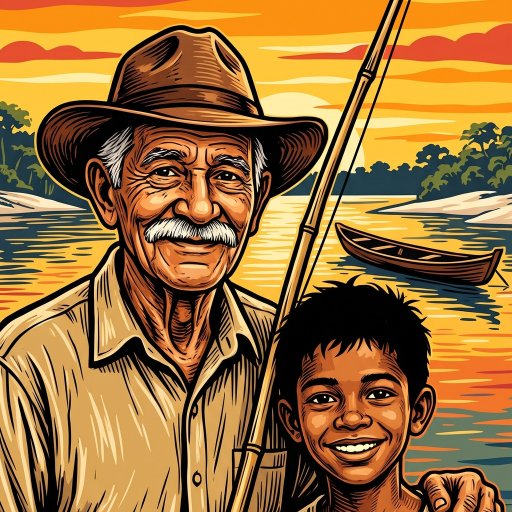
#> input picture robo-pescador/midia/retratos/vo_e_lucas/base.jpg, 1024 x 1024 px (shown at 1/2 size)
$ python -i estilo.py   (imports and definitions only)
#> lines starting #> are read from the running program, lines starting #| are printed output that depends on the picture; after the words box and inside, x2 and y2 are one past the last pixel; in counts of white or black regions, pixels touching at a corner belong together
"""Filtro de xilogravura de cordel, feito no próprio computador.

Pega qualquer imagem (de qualquer gerador) e deixa com cara de gravura
impressa: poucas cores chapadas da paleta da série, contornos pretos grossos
e textura de papel/madeira. Assim todos os vídeos têm o mesmo estilo, mesmo
quando o gerador grátis devolve algo com cara de foto.
"""
from __future__ import annotations

from pathlib import Path

import cv2
import numpy as np

# Paleta da série, do escuro para o claro (RGB)
PALETA = [
    (17, 12, 14),      # preto de tinta
    (75, 31, 79),      # roxo-açaí
    (31, 59, 42),      # verde-mata
    (107, 68, 35),     # marrom-rio
    (179, 38, 30),     # vermelho-urucum
    (232, 184, 40),    # amarelo-lamparina
    (239, 230, 210),   # papel
]


def _cor_mais_proxima(img: np.ndarray, paleta: np.ndarray) -> np.ndarray:
    """Troca cada pixel pela cor da paleta mais parecida (em espaço Lab)."""
    peso = np.array([2.0, 1.0, 1.0], dtype=np.float32)   # luminosidade pesa mais: desenho legível
    lab = cv2.cvtColor(img, cv2.COLOR_RGB2LAB).reshape(-1, 3).astype(np.float32) * peso
    pal_lab = cv2.cvtColor(paleta.reshape(1, -1, 3), cv2.COLOR_RGB2LAB).reshape(-1, 3).astype(np.float32) * peso
    melhor = np.full(lab.shape[0], np.inf, dtype=np.float32)
    idx = np.zeros(lab.shape[0], dtype=np.uint8)
    for i, cor in enumerate(pal_lab):                    # uma cor por vez: usa pouca memória
        d = ((lab - cor) ** 2).sum(axis=1)
        menor = d < melhor
        melhor[menor] = d[menor]
        idx[menor] = i
    return paleta[idx].reshape(img.shape)


def _textura(altura: int, largura: int, semente: int = 7) -> np.ndarray:
    """Veios de madeira na horizontal + granulado de papel, valores perto de 1."""
    rng = np.random.default_rng(semente)
    veios = rng.normal(0, 1, (altura, 1)).astype(np.float32)
    veios = cv2.GaussianBlur(veios, (1, 0), sigmaX=0, sigmaY=3)
    veios = np.repeat(veios, largura, axis=1)
    ondas = cv2.GaussianBlur(rng.normal(0, 1, (altura // 8, largura // 8)).astype(np.float32), (0, 0), 3)
    ondas = cv2.resize(ondas, (largura, altura))
    grao = rng.normal(0, 1, (altura, largura)).astype(np.float32)
    tex = 1 + 0.035 * veios + 0.03 * ondas + 0.025 * grao
    return np.clip(tex, 0.85, 1.1)[..., None]


def aplicar_xilogravura(origem: Path, destino: Path, forca_linhas: int = 9) -> Path:
    """Aplica o estilo da série numa imagem e salva em `destino` (pode ser o mesmo arquivo)."""
#> called with origem = '../../midia/retratos/vo_e_lucas/base.jpg', destino = 'out.png', forca_linhas = 9
    bgr = cv2.imread(str(origem))
#> bgr is the input picture: shape (1024, 1024, 3); mean B, G, R 56.4, 111.3, 153.8
    if bgr is None:
        raise ValueError(f"Não consegui abrir a imagem {origem}")
    rgb = cv2.cvtColor(bgr, cv2.COLOR_BGR2RGB)
    altura, largura = rgb.shape[:2]
#> altura = 1024; largura = 1024

    # 1) tira o "jeito de foto": alisa as áreas mantendo as bordas.
    #    Feito em meia resolução (4x mais rápido); as cores chapadas não perdem nada com isso.
    pequeno = cv2.resize(rgb, (largura // 2, altura // 2), interpolation=cv2.INTER_AREA)
    for _ in range(2):
        pequeno = cv2.bilateralFilter(pequeno, 7, 60, 60)
    pequeno = cv2.convertScaleAbs(pequeno, alpha=1.25, beta=-15)  # mais contraste
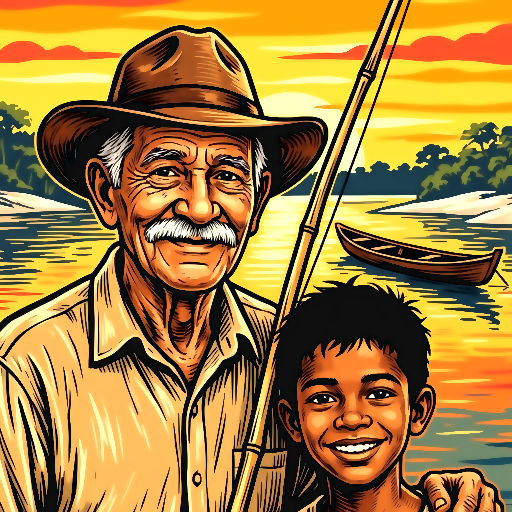
#> pequeno: shape (512, 512, 3); mean R, G, B 165.6, 127.2, 59.9

    # 2) cores chapadas da paleta
    paleta = np.array(PALETA, dtype=np.uint8)
    chapado = _cor_mais_proxima(pequeno, paleta)
#> in _cor_mais_proxima, `return paleta[idx].reshape(img.shape)`:
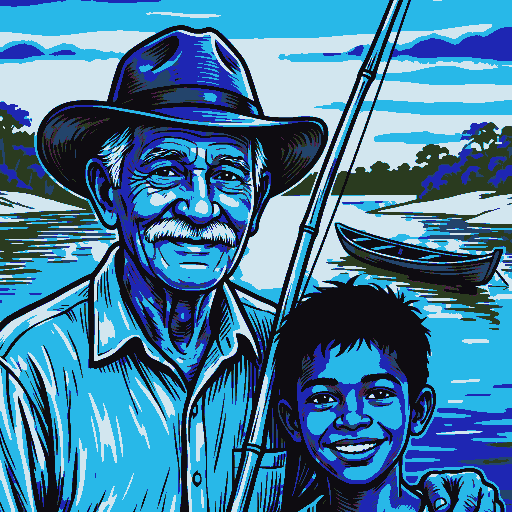
#> returned value: shape (512, 512, 3); mean of channels 0, 1, 2 158, 123, 67; drawn as B, G, R
    chapado = cv2.medianBlur(chapado, 3)                        # limpa pontinhos soltos
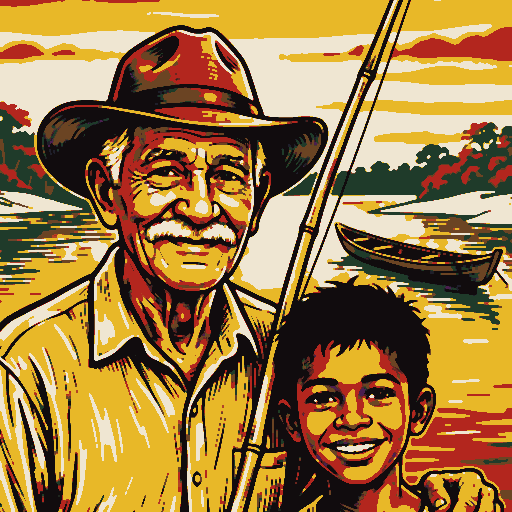
#> chapado: shape (512, 512, 3); mean R, G, B 158.6, 122.7, 65.9
    chapado = cv2.resize(chapado, (largura, altura), interpolation=cv2.INTER_NEAREST)
#> chapado: shape (1024, 1024, 3)

    # 3) contornos pretos grossos, como entalhe na madeira
    cinza = cv2.cvtColor(rgb, cv2.COLOR_RGB2GRAY)
    cinza = cv2.medianBlur(cinza, 7)
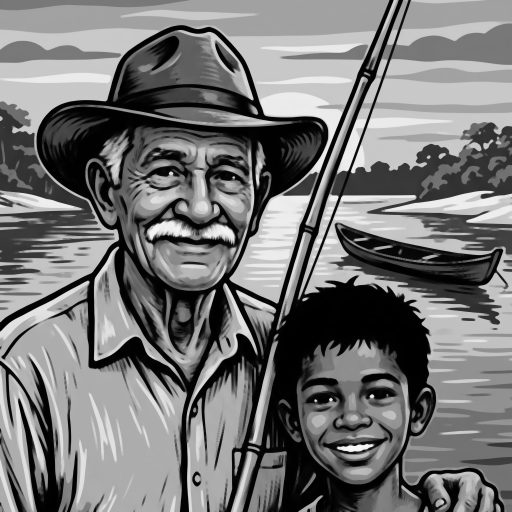
#> cinza: shape (1024, 1024) (shown at 1/2 size); min 0, max 248, mean 117.7
    linhas = cv2.adaptiveThreshold(cinza, 255, cv2.ADAPTIVE_THRESH_MEAN_C,
                                   cv2.THRESH_BINARY, forca_linhas * 2 + 1, 5)
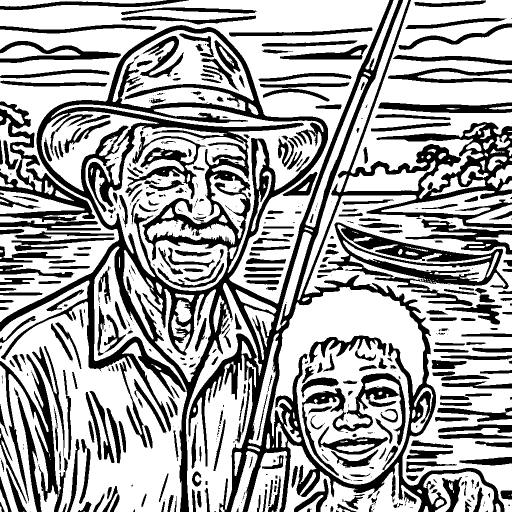
#> linhas: shape (1024, 1024) (shown at 1/2 size); 64.9% white; 589 black regions (239 under 20 px), largest, box (x1, y1, x2, y2) and area: (0, 0, 1024, 1024) 167078, (636, 445, 1018, 612) 17282, (0, 203, 190, 444) 10174
    linhas = cv2.erode(linhas, np.ones((2, 2), np.uint8))      # engrossa o traço
#> linhas: shape (1024, 1024); 58.8% white; 435 black regions (99 under 20 px), largest, box (x1, y1, x2, y2) and area: (0, 0, 1024, 1024) 203244, (636, 445, 1019, 613) 20051, (0, 203, 203, 462) 14199
    mascara = (linhas < 128)[..., None]
    gravura = np.where(mascara, np.array(PALETA[0], dtype=np.uint8), chapado)
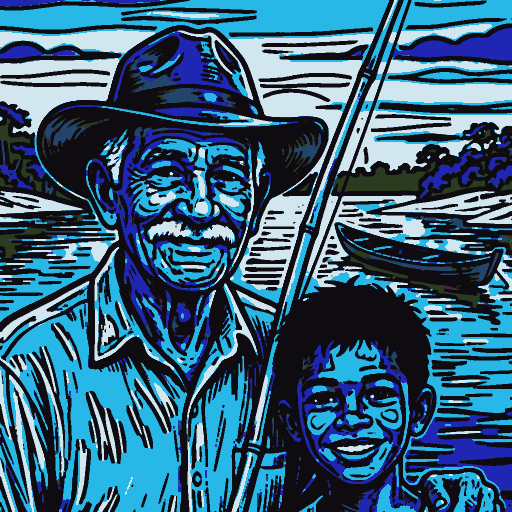
#> gravura: shape (1024, 1024, 3) (shown at 1/2 size); mean of channels 0, 1, 2 122.5, 95.7, 55; drawn as B, G, R

    # 4) textura de papel e madeira
    final = np.clip(gravura.astype(np.float32) * _textura(altura, largura), 0, 255).astype(np.uint8)
    cv2.imwrite(str(destino), cv2.cvtColor(final, cv2.COLOR_RGB2BGR), [cv2.IMWRITE_JPEG_QUALITY, 92])
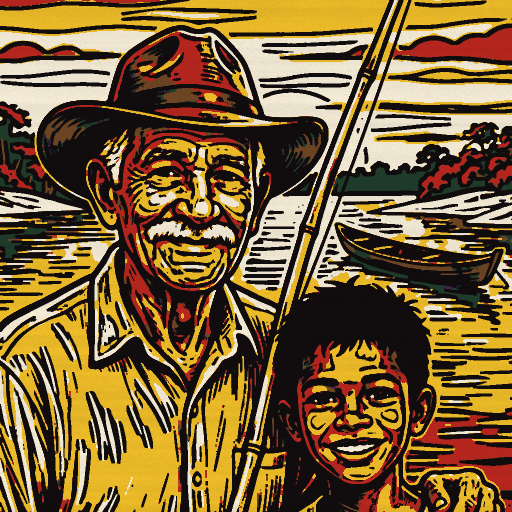
#> saved as out.png: shape (1024, 1024, 3) (shown at 1/2 size); mean B, G, R 54.4, 94.9, 121.6
    return destino

>>> result = aplicar_xilogravura('../../midia/retratos/vo_e_lucas/base.jpg', 'out.png')
